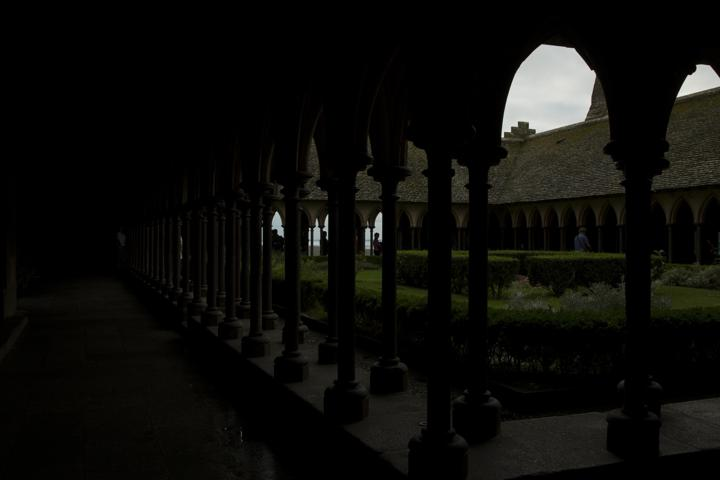
%> input picture input_color_images/2Imgs_new/montsaint/Img_EV-4.jpg, 720 x 480 px
$ octave Gen_Input.m   (GNU Octave 9; MATLAB toolbox functions it lacks are replaced by stand-ins)
%> lines starting %> are read from the running program, lines starting %| are printed output that depends on the picture
input_fol = './input_color_images/2Imgs_new/';
savepath = './input_test_pairs/';
folders = dir(input_fol);
for indx0 = 3:length(folders)
    folder = folders(indx0).name;
    img1 = imread(fullfile(input_fol,folder,'Img_EV-4.jpg'));
%> img1 is the input picture: size 480x720x3 uint8; mean R, G, B 12.5, 12.4, 9.7
    img2 = imread(fullfile(input_fol,folder,'Img_EV4.jpg'));
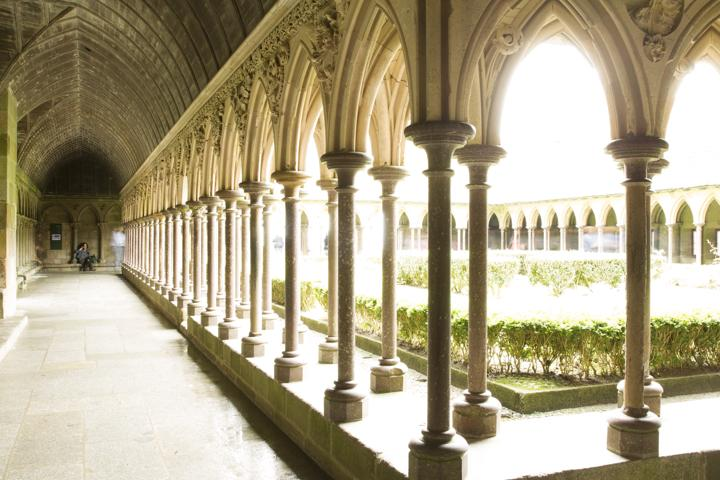
%> input picture input_color_images/2Imgs_new/montsaint/Img_EV4.jpg, 720 x 480 px
%> img2 is the input picture: size 480x720x3 uint8; mean R, G, B 174, 163.8, 136.3
    [r,c,~] = size(img1);
%> r = 480; c = 720
    if max(r,c) > 512
        ratio = 512/max(r,c);
%> ratio = 0.711
    else
        ratio = 1;
    end
    img1 = rgb2ycbcr(imresize(img1, ratio));
%> img1: size 342x512x3 uint8; mean of channels 1, 2, 3 26.4, 126.8, 128.3
    img2 = rgb2ycbcr(imresize(img2, ratio));
%> img2: size 342x512x3 uint8; mean of channels 1, 2, 3 156.6, 114.4, 134.5
    data(:,:,1) = img1(:,:,1);
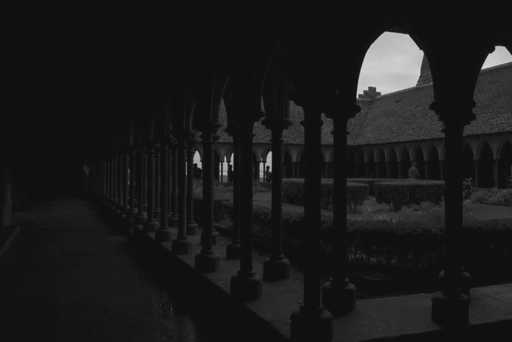
%> data: size 342x512 uint8; min 16, max 220, mean 26.4
    data(:,:,2) = img2(:,:,1);
    data(:,:,3) = img2(:,:,1);
%> data: size 342x512x3 uint8; mean of channels 1, 2, 3 26.4, 156.6, 156.6
%> pass 3 of the loop `for indx0 = 3:length(folders)`:
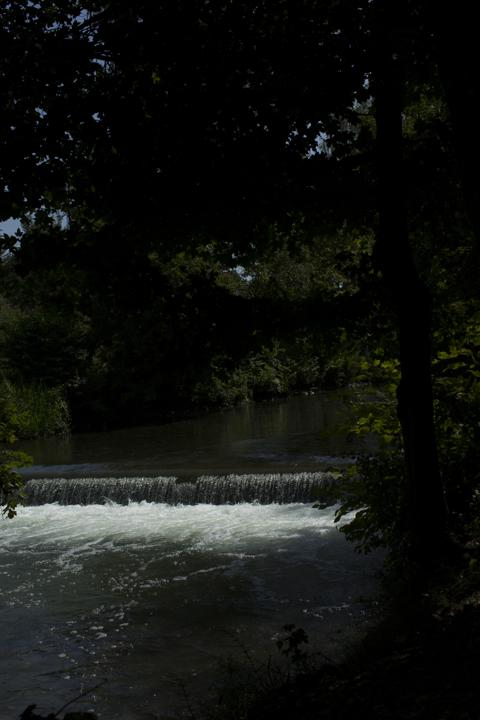
%> input picture input_color_images/2Imgs_new/stream1/Img_EV-4.jpg, 480 x 720 px
%> img1 is the input picture: size 720x480x3 uint8; mean R, G, B 18.2, 19.8, 16.8
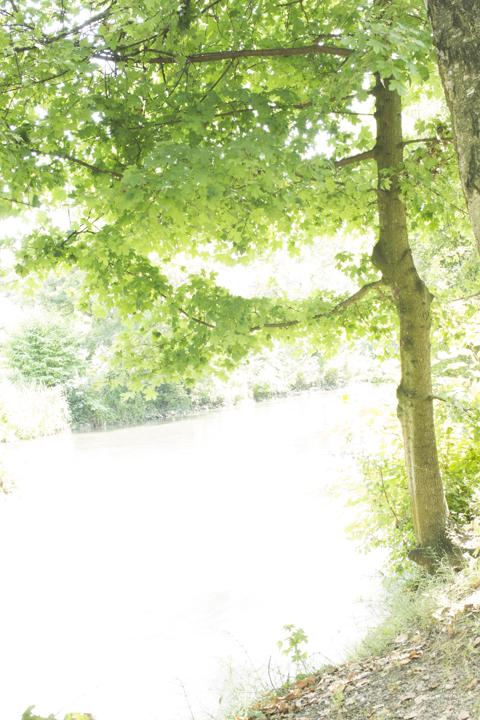
%> input picture input_color_images/2Imgs_new/stream1/Img_EV4.jpg, 480 x 720 px
%> img2 is the input picture: size 720x480x3 uint8; mean R, G, B 203.2, 212.7, 169.7
%> img1: size 512x342x3 uint8; mean of channels 1, 2, 3 32.3, 126.9, 127.5
%> img2: size 512x342x3 uint8; mean of channels 1, 2, 3 192, 110.5, 126.9
%> `data(:,:,1) = img1(:,:,1);`:
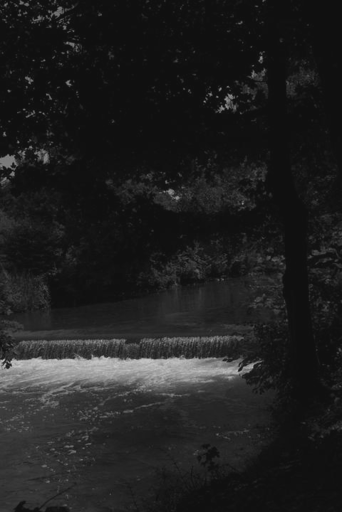
%> data: size 512x342 uint8; min 16, max 200, mean 32.3
    str_name = strcat(folder,'.png');
    imwrite(data, fullfile(savepath,str_name),'png');
    clear data img1 img2
end
